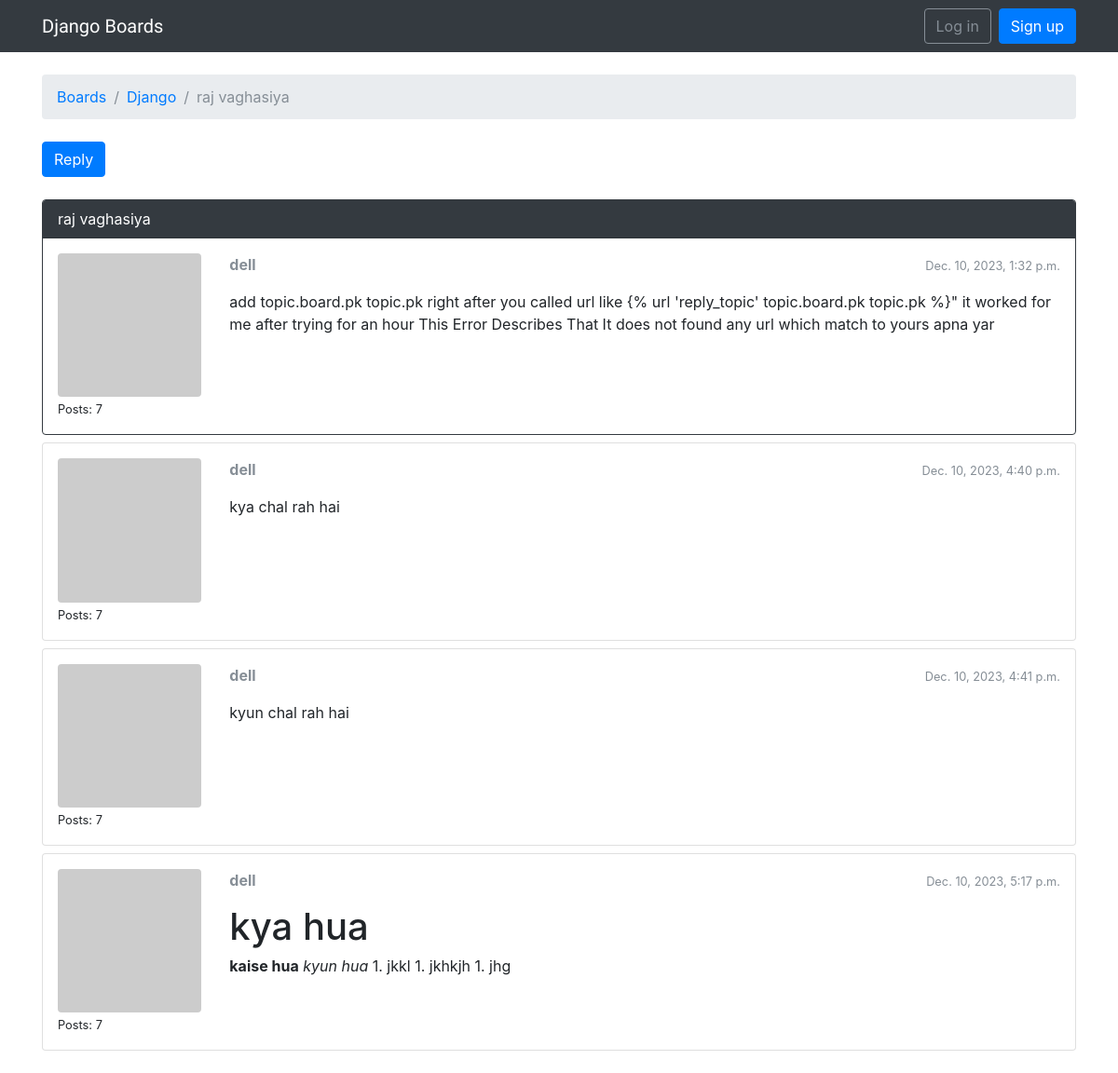
Page /boards/1/topics/9/ on the committed database.
### boards/models.py (models this page shows, shortened)
class Topic(models.Model):
    subject = models.CharField(max_length=255)
    last_updated = models.DateTimeField(auto_now_add=True)
    board = models.ForeignKey(Board, related_name='topics',on_delete=models.CASCADE)
    starter = models.ForeignKey(User, related_name='topics',on_delete=models.CASCADE)
    views = models.PositiveIntegerField(default=0)

class Board(models.Model):
    name = models.CharField(max_length=30, unique=True)
    description = models.CharField(max_length=100)

class Post(models.Model):
    message = models.TextField(max_length=4000)
    topic = models.ForeignKey(Topic, related_name='posts',on_delete=models.CASCADE)
    created_at = models.DateTimeField(auto_now_add=True)
    updated_at = models.DateTimeField(null=True)
    created_by = models.ForeignKey(User, related_name='posts',on_delete=models.CASCADE)
    updated_by = models.ForeignKey(User, null=True, related_name='+',on_delete=models.CASCADE)
    def get_message_as_markdown(self):
        return mark_safe(markdown(self.message, safe_mode='escape'))

### boards/views.py (the view)
# urls.py: path('boards/<int:pk>/topics/<int:topic_pk>/', views.PostListView.as_view(), name='topic_posts'),
class PostListView(ListView):
    model = Post
    context_object_name = 'posts'
    template_name = 'topic_posts.html'
    paginate_by = 20
    def get_context_data(self, **kwargs):
        session_key = 'viewed_topic_{}'.format(self.topic.pk)
        if not self.request.session.get(session_key, False):
            self.topic.views += 1
            self.topic.save()
            self.request.session[session_key] = True
        kwargs['topic'] = self.topic
        return super().get_context_data(**kwargs)
    def get_queryset(self):
        self.topic = get_object_or_404(Topic, board__pk=self.kwargs.get('pk'), pk=self.kwargs.get('topic_pk'))
        queryset = self.topic.posts.order_by('created_at')
        return queryset

### boards/templatetags/gravatar.py (called while the page is built)
@register.filter
def gravatar(user):
    email = user.email.lower().encode('utf-8')
    default = 'mm'
    size = 256
    url = 'https://www.gravatar.com/avatar/{md5}?{params}'.format(
        md5=hashlib.md5(email).hexdigest(),
        params=urlencode({'d': default, 's': str(size)})
    )
    return url

### templates/topic_posts.html (shortened to what this page needs)
{% extends 'base.html' %}
{% load gravatar %}
{% block breadcrumb %}
  <li class="breadcrumb-item"><a href="{% url 'home' %}">Boards</a></li>
  <li class="breadcrumb-item"><a href="{% url 'board_topics' topic.board.pk %}">{{ topic.board.name }}</a></li>
  <li class="breadcrumb-item active">{{ topic.subject }}</li>
{% endblock %}
{% block content %}
  <div class="mb-4">
    <a href="{% url 'reply_topic' topic.board.pk topic.pk %}" class="btn btn-primary" role="button">Reply</a>
  </div>
  {% for post in posts %}
    <div id="{{ post.pk }}" class="card {% if forloop.last %}mb-4{% else %}mb-2{% endif %} {% if forloop.first %}border-dark{% endif %}">
      {% if forloop.first %}
        <div class="card-header text-white bg-dark py-2 px-3">{{ topic.subject }}</div>
      {% endif %}
      <div class="card-body p-3">
        <div class="row">
          <div class="col-2">
            <img src="{{ post.created_by|gravatar }}" alt="{{ post.created_by.username }}" class="w-100 rounded">
            <small>Posts: {{ post.created_by.posts.count }}</small>
          </div>
          <div class="col-10">
            <div class="row mb-3">
              <div class="col-6">
                <strong class="text-muted">{{ post.created_by.username }}</strong>
              </div>
              <div class="col-6 text-right">
                <small class="text-muted">{{ post.created_at }}</small>
              </div>
            </div>
            {{ post.get_message_as_markdown }}
          </div>
        </div>
      </div>
    </div>
  {% endfor %}
{% endblock %}

### templates/base.html (shortened to what this page needs)
{% load static %}<!DOCTYPE html>
<html>
  <head>
    <link rel="stylesheet" href="{% static 'css/bootstrap.min.css' %}">
    <link rel="stylesheet" href="{% static 'css/app.css' %}">
    <link rel="stylesheet" href="https://cdn.jsdelivr.net/simplemde/latest/simplemde.min.css">
  </head>
  <body>
    {% block body %}
      <nav class="navbar navbar-expand-sm navbar-dark bg-dark">
        <div class="container">
          <a class="navbar-brand" href="{% url 'home' %}">Django Boards</a>
          <div class="collapse navbar-collapse" id="mainMenu">
            {% if user.is_authenticated %}
              <ul class="navbar-nav ml-auto">
                <li class="nav-item dropdown">
                  <a class="nav-link dropdown-toggle" href="#" id="userMenu" data-toggle="dropdown" aria-haspopup="true" aria-expanded="false">
                    {{ user.username }}
                  </a>
                  <div class="dropdown-menu dropdown-menu-right" aria-labelledby="userMenu">
                    <a class="dropdown-item" href="{% url 'my_account' %}">My account</a>
                    <a class="dropdown-item" href="{% url 'password_change' %}">Change password</a>
                    <div class="dropdown-divider"></div>
                    <a class="dropdown-item" href="{% url 'logout' %}">Log out</a>
                  </div>
                </li>
              </ul>
            {% else %}
              <form class="form-inline ml-auto">
                <a href="{% url 'login' %}" class="btn btn-outline-secondary">Log in</a>
                <a href="{% url 'signup' %}" class="btn btn-primary ml-2">Sign up</a>
              </form>
            {% endif %}
          </div>
        </div>
      </nav>
      <div class="container">
        <ol class="breadcrumb my-4">
          {% block breadcrumb %}
          {% endblock %}
        </ol>
        {% block content %}
        {% endblock %}
      </div>
    {% endblock body %}
  </body>
</html>

### static/css/app.css (style rules this page uses)
.navbar-brand { font-family: 'Peralta', cursive; }

### rows in the picture
Topic: board.name "Django", subject "raj vaghasiya"
Post: created_by.posts.count "7", created_by.username "dell", created_at "Dec. 10, 2023, 1:32 p.m.", get_message_as_markdown "add topic.board.pk topic.pk right after you called url like {% url 'reply_topic' topic.board.pk topic.pk %}\" it worked for me after trying for an hour This Error Describes That It does not found any url which match to yours apna yar"
Post: created_by.posts.count "7", created_by.username "dell", created_at "Dec. 10, 2023, 4:40 p.m.", get_message_as_markdown "kya chal rah hai"
Post: created_by.posts.count "7", created_by.username "dell", created_at "Dec. 10, 2023, 4:41 p.m.", get_message_as_markdown "kyun chal rah hai"
Post: created_by.posts.count "7", created_by.username "dell", created_at "Dec. 10, 2023, 5:17 p.m.", get_message_as_markdown "kya hua kaise hua kyun hua 1. jkkl 1. jkhkjh 1. jhg"
